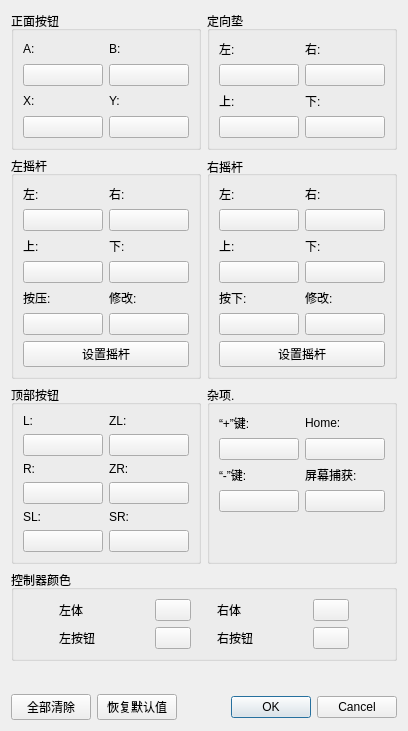
<?xml version="1.0" encoding="UTF-8"?>
<ui version="4.0">
 <class>ConfigureInputPlayer</class>
 <widget class="QDialog" name="ConfigureInputPlayer">
  <property name="geometry">
   <rect>
    <x>0</x>
    <y>0</y>
    <width>408</width>
    <height>731</height>
   </rect>
  </property>
  <property name="windowTitle">
   <string>配置输入</string>
  </property>
  <layout class="QVBoxLayout" name="verticalLayout_5">
   <item>
    <layout class="QGridLayout" name="buttons">
     <item row="1" column="1">
      <widget class="QGroupBox" name="RStick">
       <property name="title">
        <string>右摇杆</string>
       </property>
       <property name="alignment">
        <set>Qt::AlignLeading|Qt::AlignLeft|Qt::AlignVCenter</set>
       </property>
       <property name="flat">
        <bool>false</bool>
       </property>
       <property name="checkable">
        <bool>false</bool>
       </property>
       <layout class="QGridLayout" name="gridLayout_5">
        <item row="1" column="1">
         <layout class="QVBoxLayout" name="buttonRStickDownVerticalLayout">
          <item>
           <layout class="QHBoxLayout" name="buttonRStickDownHorizontalLayout">
            <item>
             <widget class="QLabel" name="labelRStickDown">
              <property name="text">
               <string>下:</string>
              </property>
             </widget>
            </item>
           </layout>
          </item>
          <item>
           <widget class="QPushButton" name="buttonRStickDown">
            <property name="text">
             <string/>
            </property>
           </widget>
          </item>
         </layout>
        </item>
        <item row="0" column="1">
         <layout class="QVBoxLayout" name="buttonRStickRightVerticalLayout">
          <item>
           <layout class="QHBoxLayout" name="buttonRStickRightHorizontalLayout">
            <item>
             <widget class="QLabel" name="labelRStickRight">
              <property name="text">
               <string>右:</string>
              </property>
             </widget>
            </item>
           </layout>
          </item>
          <item>
           <widget class="QPushButton" name="buttonRStickRight">
            <property name="text">
             <string/>
            </property>
           </widget>
          </item>
         </layout>
        </item>
        <item row="3" column="0" colspan="2">
         <widget class="QPushButton" name="buttonRStickAnalog">
          <property name="text">
           <string>设置摇杆</string>
          </property>
         </widget>
        </item>
        <item row="0" column="0">
         <layout class="QVBoxLayout" name="buttonRStickLeftVerticalLayout">
          <item>
           <layout class="QHBoxLayout" name="buttonRStickLeftHorizontalLayout">
            <item>
             <widget class="QLabel" name="labelRStickLeft">
              <property name="text">
               <string>左:</string>
              </property>
             </widget>
            </item>
           </layout>
          </item>
          <item>
           <widget class="QPushButton" name="buttonRStickLeft">
            <property name="text">
             <string/>
            </property>
           </widget>
          </item>
         </layout>
        </item>
        <item row="1" column="0">
         <layout class="QVBoxLayout" name="buttonRStickUpVerticalLayout">
          <item>
           <layout class="QHBoxLayout" name="buttonRStickUpHorizontalLayout">
            <item>
             <widget class="QLabel" name="labelRStickUp">
              <property name="text">
               <string>上:</string>
              </property>
             </widget>
            </item>
           </layout>
          </item>
          <item>
           <widget class="QPushButton" name="buttonRStickUp">
            <property name="text">
             <string/>
            </property>
           </widget>
          </item>
         </layout>
        </item>
        <item row="2" column="0">
         <layout class="QVBoxLayout" name="buttonRStickPressedVerticalLayout">
          <item>
           <layout class="QHBoxLayout" name="buttonRStickPressedHorizontalLayout">
            <item>
             <widget class="QLabel" name="labelRStickPressed">
              <property name="text">
               <string>按下:</string>
              </property>
             </widget>
            </item>
           </layout>
          </item>
          <item>
           <widget class="QPushButton" name="buttonRStick">
            <property name="text">
             <string/>
            </property>
           </widget>
          </item>
         </layout>
        </item>
        <item row="2" column="1">
         <layout class="QVBoxLayout" name="buttonRStickModVerticalLayout">
          <item>
           <layout class="QHBoxLayout" name="buttonRStickModHorizontalLayout">
            <item>
             <widget class="QLabel" name="labelRStickMod">
              <property name="text">
               <string>修改:</string>
              </property>
             </widget>
            </item>
           </layout>
          </item>
          <item>
           <widget class="QPushButton" name="buttonRStickMod">
            <property name="text">
             <string/>
            </property>
           </widget>
          </item>
         </layout>
        </item>
       </layout>
      </widget>
     </item>
     <item row="0" column="1">
      <widget class="QGroupBox" name="Dpad">
       <property name="title">
        <string>定向垫</string>
       </property>
       <property name="flat">
        <bool>false</bool>
       </property>
       <property name="checkable">
        <bool>false</bool>
       </property>
       <layout class="QGridLayout" name="gridLayout_2">
        <item row="1" column="0">
         <layout class="QVBoxLayout" name="buttonDpadUpVerticalLayout">
          <item>
           <layout class="QHBoxLayout" name="buttonDpadUpHorizontalLayout">
            <item>
             <widget class="QLabel" name="labelDpadUp">
              <property name="text">
               <string>上:</string>
              </property>
             </widget>
            </item>
           </layout>
          </item>
          <item>
           <widget class="QPushButton" name="buttonDpadUp">
            <property name="text">
             <string/>
            </property>
           </widget>
          </item>
         </layout>
        </item>
        <item row="1" column="1">
         <layout class="QVBoxLayout" name="buttonDpadDownVerticalLayout">
          <item>
           <layout class="QHBoxLayout" name="buttonDpadDownHorizontalLayout">
            <item>
             <widget class="QLabel" name="labelDpadDown">
              <property name="text">
               <string>下:</string>
              </property>
             </widget>
            </item>
           </layout>
          </item>
          <item>
           <widget class="QPushButton" name="buttonDpadDown">
            <property name="text">
             <string/>
            </property>
           </widget>
          </item>
         </layout>
        </item>
        <item row="0" column="0">
         <layout class="QVBoxLayout" name="buttonDpadLeftVerticalLayout">
          <item>
           <layout class="QHBoxLayout" name="buttonDpadLeftHorizontalLayout">
            <item>
             <widget class="QLabel" name="labelDpadLeft">
              <property name="minimumSize">
               <size>
                <width>80</width>
                <height>0</height>
               </size>
              </property>
              <property name="text">
               <string>左:</string>
              </property>
             </widget>
            </item>
           </layout>
          </item>
          <item>
           <widget class="QPushButton" name="buttonDpadLeft">
            <property name="text">
             <string/>
            </property>
           </widget>
          </item>
         </layout>
        </item>
        <item row="0" column="1">
         <layout class="QVBoxLayout" name="buttonDpadRightVerticalLayout">
          <item>
           <layout class="QHBoxLayout" name="buttonDpadRightHorizontalLayout">
            <item>
             <widget class="QLabel" name="labelDpadRight">
              <property name="minimumSize">
               <size>
                <width>80</width>
                <height>0</height>
               </size>
              </property>
              <property name="text">
               <string>右:</string>
              </property>
             </widget>
            </item>
           </layout>
          </item>
          <item>
           <widget class="QPushButton" name="buttonDpadRight">
            <property name="text">
             <string/>
            </property>
           </widget>
          </item>
         </layout>
        </item>
       </layout>
      </widget>
     </item>
     <item row="0" column="0">
      <widget class="QGroupBox" name="faceButtons">
       <property name="title">
        <string>正面按钮</string>
       </property>
       <property name="flat">
        <bool>false</bool>
       </property>
       <property name="checkable">
        <bool>false</bool>
       </property>
       <layout class="QGridLayout" name="gridLayout">
        <item row="0" column="0">
         <layout class="QVBoxLayout" name="buttonFaceButtonsAVerticalLayout">
          <item>
           <layout class="QHBoxLayout" name="buttonFaceButtonsAHorizontalLayout">
            <item>
             <widget class="QLabel" name="labelA">
              <property name="minimumSize">
               <size>
                <width>80</width>
                <height>0</height>
               </size>
              </property>
              <property name="text">
               <string>A:</string>
              </property>
             </widget>
            </item>
           </layout>
          </item>
          <item>
           <widget class="QPushButton" name="buttonA">
            <property name="text">
             <string/>
            </property>
           </widget>
          </item>
         </layout>
        </item>
        <item row="0" column="1">
         <layout class="QVBoxLayout" name="buttonFaceButtonsBVerticalLayout">
          <item>
           <layout class="QHBoxLayout" name="buttonFaceButtonsBHorizontalLayout">
            <item>
             <widget class="QLabel" name="labelB">
              <property name="minimumSize">
               <size>
                <width>80</width>
                <height>0</height>
               </size>
              </property>
              <property name="text">
               <string>B:</string>
              </property>
             </widget>
            </item>
           </layout>
          </item>
          <item>
           <widget class="QPushButton" name="buttonB">
            <property name="text">
             <string/>
            </property>
           </widget>
          </item>
         </layout>
        </item>
        <item row="1" column="0">
         <layout class="QVBoxLayout" name="buttonFaceButtonsXVerticalLayout">
          <item>
           <layout class="QHBoxLayout" name="buttonFaceButtonsXHorizontalLayout">
            <item>
             <widget class="QLabel" name="labelX">
              <property name="text">
               <string>X:</string>
              </property>
             </widget>
            </item>
           </layout>
          </item>
          <item>
           <widget class="QPushButton" name="buttonX">
            <property name="text">
             <string/>
            </property>
           </widget>
          </item>
         </layout>
        </item>
        <item row="1" column="1">
         <layout class="QVBoxLayout" name="buttonFaceButtonsYVerticalLayout">
          <item>
           <layout class="QHBoxLayout" name="buttonFaceButtonsYHorizontalLayout">
            <item>
             <widget class="QLabel" name="labelY">
              <property name="text">
               <string>Y:</string>
              </property>
             </widget>
            </item>
           </layout>
          </item>
          <item>
           <widget class="QPushButton" name="buttonY">
            <property name="text">
             <string/>
            </property>
           </widget>
          </item>
         </layout>
        </item>
       </layout>
      </widget>
     </item>
     <item row="5" column="0" colspan="2">
      <widget class="QGroupBox" name="controller_color">
       <property name="title">
        <string>控制器颜色</string>
       </property>
       <layout class="QGridLayout" name="gridLayout_10" columnstretch="0,0,0,0,0,0,0">
        <item row="0" column="0">
         <spacer name="horizontalSpacer_2">
          <property name="orientation">
           <enum>Qt::Horizontal</enum>
          </property>
          <property name="sizeHint" stdset="0">
           <size>
            <width>40</width>
            <height>20</height>
           </size>
          </property>
         </spacer>
        </item>
        <item row="0" column="1">
         <widget class="QLabel" name="left_body_label">
          <property name="text">
           <string>左体</string>
          </property>
         </widget>
        </item>
        <item row="0" column="6">
         <spacer name="horizontalSpacer_3">
          <property name="orientation">
           <enum>Qt::Horizontal</enum>
          </property>
          <property name="sizeHint" stdset="0">
           <size>
            <width>40</width>
            <height>20</height>
           </size>
          </property>
         </spacer>
        </item>
        <item row="1" column="1">
         <widget class="QLabel" name="left_buttons_label">
          <property name="minimumSize">
           <size>
            <width>90</width>
            <height>0</height>
           </size>
          </property>
          <property name="text">
           <string>左按钮</string>
          </property>
         </widget>
        </item>
        <item row="1" column="5">
         <widget class="QPushButton" name="right_buttons_button">
          <property name="sizePolicy">
           <sizepolicy hsizetype="Fixed" vsizetype="Fixed">
            <horstretch>0</horstretch>
            <verstretch>0</verstretch>
           </sizepolicy>
          </property>
          <property name="minimumSize">
           <size>
            <width>32</width>
            <height>0</height>
           </size>
          </property>
          <property name="maximumSize">
           <size>
            <width>40</width>
            <height>16777215</height>
           </size>
          </property>
          <property name="text">
           <string/>
          </property>
         </widget>
        </item>
        <item row="0" column="4">
         <widget class="QLabel" name="right_body_label">
          <property name="text">
           <string>右体</string>
          </property>
         </widget>
        </item>
        <item row="1" column="4">
         <widget class="QLabel" name="right_buttons_label">
          <property name="minimumSize">
           <size>
            <width>90</width>
            <height>0</height>
           </size>
          </property>
          <property name="text">
           <string>右按钮</string>
          </property>
         </widget>
        </item>
        <item row="1" column="2">
         <widget class="QPushButton" name="left_buttons_button">
          <property name="sizePolicy">
           <sizepolicy hsizetype="Fixed" vsizetype="Fixed">
            <horstretch>0</horstretch>
            <verstretch>0</verstretch>
           </sizepolicy>
          </property>
          <property name="minimumSize">
           <size>
            <width>32</width>
            <height>0</height>
           </size>
          </property>
          <property name="maximumSize">
           <size>
            <width>40</width>
            <height>16777215</height>
           </size>
          </property>
          <property name="text">
           <string/>
          </property>
         </widget>
        </item>
        <item row="0" column="2">
         <widget class="QPushButton" name="left_body_button">
          <property name="sizePolicy">
           <sizepolicy hsizetype="Fixed" vsizetype="Fixed">
            <horstretch>0</horstretch>
            <verstretch>0</verstretch>
           </sizepolicy>
          </property>
          <property name="minimumSize">
           <size>
            <width>32</width>
            <height>0</height>
           </size>
          </property>
          <property name="maximumSize">
           <size>
            <width>40</width>
            <height>16777215</height>
           </size>
          </property>
          <property name="text">
           <string/>
          </property>
         </widget>
        </item>
        <item row="0" column="5">
         <widget class="QPushButton" name="right_body_button">
          <property name="sizePolicy">
           <sizepolicy hsizetype="Fixed" vsizetype="Fixed">
            <horstretch>0</horstretch>
            <verstretch>0</verstretch>
           </sizepolicy>
          </property>
          <property name="minimumSize">
           <size>
            <width>32</width>
            <height>0</height>
           </size>
          </property>
          <property name="maximumSize">
           <size>
            <width>40</width>
            <height>16777215</height>
           </size>
          </property>
          <property name="text">
           <string/>
          </property>
         </widget>
        </item>
        <item row="0" column="3">
         <spacer name="horizontalSpacer_4">
          <property name="orientation">
           <enum>Qt::Horizontal</enum>
          </property>
          <property name="sizeType">
           <enum>QSizePolicy::Fixed</enum>
          </property>
          <property name="sizeHint" stdset="0">
           <size>
            <width>20</width>
            <height>20</height>
           </size>
          </property>
         </spacer>
        </item>
       </layout>
      </widget>
     </item>
     <item row="1" column="0">
      <widget class="QGroupBox" name="LStick">
       <property name="title">
        <string>左摇杆</string>
       </property>
       <property name="flat">
        <bool>false</bool>
       </property>
       <property name="checkable">
        <bool>false</bool>
       </property>
       <layout class="QGridLayout" name="gridLayout_4">
        <item row="1" column="1">
         <layout class="QVBoxLayout" name="buttonLStickUpVerticalLayout">
          <item>
           <layout class="QHBoxLayout" name="buttonLStickUpHorizontalLayout">
            <item>
             <widget class="QLabel" name="labelLStickUp">
              <property name="text">
               <string>上:</string>
              </property>
             </widget>
            </item>
           </layout>
          </item>
          <item>
           <widget class="QPushButton" name="buttonLStickUp">
            <property name="text">
             <string/>
            </property>
           </widget>
          </item>
         </layout>
        </item>
        <item row="0" column="2">
         <layout class="QVBoxLayout" name="buttonLStickRightVerticalLayout">
          <item>
           <layout class="QHBoxLayout" name="buttonLStickRightHorizontalLayout">
            <item>
             <widget class="QLabel" name="labelLStickRight">
              <property name="text">
               <string>右:</string>
              </property>
             </widget>
            </item>
           </layout>
          </item>
          <item>
           <widget class="QPushButton" name="buttonLStickRight">
            <property name="text">
             <string/>
            </property>
           </widget>
          </item>
         </layout>
        </item>
        <item row="4" column="1" colspan="2">
         <widget class="QPushButton" name="buttonLStickAnalog">
          <property name="text">
           <string>设置摇杆</string>
          </property>
         </widget>
        </item>
        <item row="0" column="1">
         <layout class="QVBoxLayout" name="buttonLStickLeftVerticalLayout">
          <item>
           <layout class="QHBoxLayout" name="buttonLStickLeftHorizontalLayout_2">
            <item>
             <widget class="QLabel" name="labelLStickLeft">
              <property name="text">
               <string>左:</string>
              </property>
             </widget>
            </item>
           </layout>
          </item>
          <item>
           <widget class="QPushButton" name="buttonLStickLeft">
            <property name="text">
             <string/>
            </property>
           </widget>
          </item>
         </layout>
        </item>
        <item row="1" column="2">
         <layout class="QVBoxLayout" name="buttonLStickDownVerticalLayout">
          <item>
           <layout class="QHBoxLayout" name="buttonLStickDownHorizontalLayout">
            <item>
             <widget class="QLabel" name="labelLStickDown">
              <property name="text">
               <string>下:</string>
              </property>
             </widget>
            </item>
           </layout>
          </item>
          <item>
           <widget class="QPushButton" name="buttonLStickDown">
            <property name="text">
             <string/>
            </property>
           </widget>
          </item>
         </layout>
        </item>
        <item row="3" column="2">
         <layout class="QVBoxLayout" name="buttonLStickModVerticalLayout">
          <item>
           <layout class="QHBoxLayout" name="buttonLStickModHorizontalLayout">
            <item>
             <widget class="QLabel" name="labelLStickMod">
              <property name="text">
               <string>修改:</string>
              </property>
             </widget>
            </item>
           </layout>
          </item>
          <item>
           <widget class="QPushButton" name="buttonLStickMod">
            <property name="text">
             <string/>
            </property>
           </widget>
          </item>
         </layout>
        </item>
        <item row="3" column="1">
         <layout class="QVBoxLayout" name="buttonLStickPressedVerticalLayout" stretch="0,0">
          <item>
           <layout class="QHBoxLayout" name="buttonLStickPressedHorizontalLayout">
            <item>
             <widget class="QLabel" name="labelLStickPressed">
              <property name="text">
               <string>按压:</string>
              </property>
             </widget>
            </item>
           </layout>
          </item>
          <item>
           <widget class="QPushButton" name="buttonLStick">
            <property name="text">
             <string/>
            </property>
           </widget>
          </item>
         </layout>
        </item>
       </layout>
      </widget>
     </item>
     <item row="3" column="0">
      <widget class="QGroupBox" name="shoulderButtons">
       <property name="title">
        <string>顶部按钮</string>
       </property>
       <property name="flat">
        <bool>false</bool>
       </property>
       <property name="checkable">
        <bool>false</bool>
       </property>
       <layout class="QGridLayout" name="gridLayout_3">
        <item row="3" column="0">
         <layout class="QVBoxLayout" name="buttonShoulderButtonsSLVerticalLayout">
          <item>
           <layout class="QHBoxLayout" name="buttonShoulderButtonsSLHorizontalLayout">
            <item>
             <widget class="QLabel" name="labelSL">
              <property name="text">
               <string>SL:</string>
              </property>
             </widget>
            </item>
           </layout>
          </item>
          <item>
           <widget class="QPushButton" name="buttonSL">
            <property name="text">
             <string/>
            </property>
           </widget>
          </item>
         </layout>
        </item>
        <item row="2" column="1">
         <layout class="QVBoxLayout" name="buttonShoulderButtonsZRVerticalLayout">
          <item>
           <layout class="QHBoxLayout" name="buttonShoulderButtonsZRHorizontalLayout">
            <item>
             <widget class="QLabel" name="labelZR">
              <property name="text">
               <string>ZR:</string>
              </property>
             </widget>
            </item>
           </layout>
          </item>
          <item>
           <widget class="QPushButton" name="buttonZR">
            <property name="text">
             <string/>
            </property>
           </widget>
          </item>
         </layout>
        </item>
        <item row="3" column="1">
         <layout class="QVBoxLayout" name="buttonShoulderButtonsSRVerticalLayout">
          <item>
           <layout class="QHBoxLayout" name="buttonShoulderButtonsSRHorizontalLayout">
            <item>
             <widget class="QLabel" name="labelSR">
              <property name="text">
               <string>SR:</string>
              </property>
             </widget>
            </item>
           </layout>
          </item>
          <item>
           <widget class="QPushButton" name="buttonSR">
            <property name="text">
             <string/>
            </property>
           </widget>
          </item>
         </layout>
        </item>
        <item row="0" column="1">
         <layout class="QVBoxLayout" name="buttonShoulderButtonsZLVerticalLayout">
          <item>
           <layout class="QHBoxLayout" name="buttonShoulderButtonsZLHorizontalLayout">
            <item>
             <widget class="QLabel" name="labelZL">
              <property name="text">
               <string>ZL:</string>
              </property>
             </widget>
            </item>
           </layout>
          </item>
          <item>
           <widget class="QPushButton" name="buttonZL">
            <property name="text">
             <string/>
            </property>
           </widget>
          </item>
         </layout>
        </item>
        <item row="0" column="0">
         <layout class="QVBoxLayout" name="buttonShoulderButtonsLVerticalLayout">
          <item>
           <layout class="QHBoxLayout" name="buttonShoulderButtonsLHorizontalLayout">
            <item>
             <widget class="QLabel" name="labelL">
              <property name="text">
               <string>L:</string>
              </property>
             </widget>
            </item>
           </layout>
          </item>
          <item>
           <widget class="QPushButton" name="buttonL">
            <property name="text">
             <string/>
            </property>
           </widget>
          </item>
         </layout>
        </item>
        <item row="2" column="0">
         <layout class="QVBoxLayout" name="buttonShoulderButtonsRVerticalLayout">
          <item>
           <layout class="QHBoxLayout" name="buttonShoulderButtonsRHorizontalLayout">
            <item>
             <widget class="QLabel" name="labelR">
              <property name="text">
               <string>R:</string>
              </property>
             </widget>
            </item>
           </layout>
          </item>
          <item>
           <widget class="QPushButton" name="buttonR">
            <property name="text">
             <string/>
            </property>
           </widget>
          </item>
         </layout>
        </item>
       </layout>
      </widget>
     </item>
     <item row="3" column="1">
      <widget class="QGroupBox" name="misc">
       <property name="title">
        <string>杂项.</string>
       </property>
       <property name="flat">
        <bool>false</bool>
       </property>
       <property name="checkable">
        <bool>false</bool>
       </property>
       <layout class="QGridLayout" name="gridLayout_6">
        <item row="1" column="0">
         <layout class="QVBoxLayout" name="buttonMiscMinusVerticalLayout">
          <item>
           <layout class="QHBoxLayout" name="buttonMiscMinusHorizontalLayout">
            <item>
             <widget class="QLabel" name="labelMinus">
              <property name="text">
               <string>“-”键:</string>
              </property>
             </widget>
            </item>
           </layout>
          </item>
          <item>
           <widget class="QPushButton" name="buttonMinus">
            <property name="text">
             <string/>
            </property>
           </widget>
          </item>
         </layout>
        </item>
        <item row="3" column="1">
         <spacer name="verticalSpacer_2">
          <property name="orientation">
           <enum>Qt::Vertical</enum>
          </property>
          <property name="sizeHint" stdset="0">
           <size>
            <width>20</width>
            <height>40</height>
           </size>
          </property>
         </spacer>
        </item>
        <item row="0" column="0">
         <layout class="QVBoxLayout" name="buttonMiscPlusVerticalLayout">
          <item>
           <layout class="QHBoxLayout" name="buttonMiscPlusHorizontalLayout">
            <item>
             <widget class="QLabel" name="labelPlus">
              <property name="text">
               <string>“+”键:</string>
              </property>
             </widget>
            </item>
           </layout>
          </item>
          <item>
           <widget class="QPushButton" name="buttonPlus">
            <property name="text">
             <string/>
            </property>
           </widget>
          </item>
         </layout>
        </item>
        <item row="0" column="1">
         <layout class="QVBoxLayout" name="buttonMiscHomeVerticalLayout">
          <item>
           <layout class="QHBoxLayout" name="buttonMiscHomeHorizontalLayout">
            <item>
             <widget class="QLabel" name="labelHome">
              <property name="text">
               <string>Home:</string>
              </property>
             </widget>
            </item>
           </layout>
          </item>
          <item>
           <widget class="QPushButton" name="buttonHome">
            <property name="text">
             <string/>
            </property>
           </widget>
          </item>
         </layout>
        </item>
        <item row="1" column="1">
         <layout class="QVBoxLayout" name="buttonMiscScrCapVerticalLayout">
          <item>
           <layout class="QHBoxLayout" name="buttonMiscScrCapHorizontalLayout">
            <item>
             <widget class="QLabel" name="labelScreenshot">
              <property name="text">
               <string>屏幕捕获:</string>
              </property>
              <property name="wordWrap">
               <bool>false</bool>
              </property>
             </widget>
            </item>
           </layout>
          </item>
          <item>
           <widget class="QPushButton" name="buttonScreenshot">
            <property name="sizePolicy">
             <sizepolicy hsizetype="Fixed" vsizetype="Fixed">
              <horstretch>0</horstretch>
              <verstretch>0</verstretch>
             </sizepolicy>
            </property>
            <property name="maximumSize">
             <size>
              <width>80</width>
              <height>16777215</height>
             </size>
            </property>
            <property name="text">
             <string/>
            </property>
           </widget>
          </item>
         </layout>
        </item>
       </layout>
      </widget>
     </item>
    </layout>
   </item>
   <item>
    <spacer name="verticalSpacer">
     <property name="orientation">
      <enum>Qt::Vertical</enum>
     </property>
     <property name="sizeHint" stdset="0">
      <size>
       <width>20</width>
       <height>40</height>
      </size>
     </property>
    </spacer>
   </item>
   <item>
    <layout class="QHBoxLayout" name="horizontalLayout"/>
   </item>
   <item>
    <layout class="QHBoxLayout" name="horizontalLayout_2">
     <item>
      <widget class="QPushButton" name="buttonClearAll">
       <property name="sizePolicy">
        <sizepolicy hsizetype="Minimum" vsizetype="Fixed">
         <horstretch>0</horstretch>
         <verstretch>0</verstretch>
        </sizepolicy>
       </property>
       <property name="sizeIncrement">
        <size>
         <width>0</width>
         <height>0</height>
        </size>
       </property>
       <property name="baseSize">
        <size>
         <width>0</width>
         <height>0</height>
        </size>
       </property>
       <property name="layoutDirection">
        <enum>Qt::LeftToRight</enum>
       </property>
       <property name="text">
        <string>全部清除</string>
       </property>
      </widget>
     </item>
     <item>
      <widget class="QPushButton" name="buttonRestoreDefaults">
       <property name="sizePolicy">
        <sizepolicy hsizetype="Minimum" vsizetype="Fixed">
         <horstretch>0</horstretch>
         <verstretch>0</verstretch>
        </sizepolicy>
       </property>
       <property name="sizeIncrement">
        <size>
         <width>0</width>
         <height>0</height>
        </size>
       </property>
       <property name="baseSize">
        <size>
         <width>0</width>
         <height>0</height>
        </size>
       </property>
       <property name="layoutDirection">
        <enum>Qt::LeftToRight</enum>
       </property>
       <property name="text">
        <string>恢复默认值</string>
       </property>
      </widget>
     </item>
     <item>
      <spacer name="horizontalSpacer">
       <property name="orientation">
        <enum>Qt::Horizontal</enum>
       </property>
       <property name="sizeHint" stdset="0">
        <size>
         <width>40</width>
         <height>20</height>
        </size>
       </property>
      </spacer>
     </item>
     <item>
      <widget class="QDialogButtonBox" name="buttonBox">
       <property name="standardButtons">
        <set>QDialogButtonBox::Cancel|QDialogButtonBox::Ok</set>
       </property>
      </widget>
     </item>
    </layout>
   </item>
  </layout>
 </widget>
 <resources/>
 <connections>
  <connection>
   <sender>buttonBox</sender>
   <signal>accepted()</signal>
   <receiver>ConfigureInputPlayer</receiver>
   <slot>accept()</slot>
   <hints>
    <hint type="sourcelabel">
     <x>371</x>
     <y>730</y>
    </hint>
    <hint type="destinationlabel">
     <x>229</x>
     <y>375</y>
    </hint>
   </hints>
  </connection>
  <connection>
   <sender>buttonBox</sender>
   <signal>rejected()</signal>
   <receiver>ConfigureInputPlayer</receiver>
   <slot>reject()</slot>
   <hints>
    <hint type="sourcelabel">
     <x>371</x>
     <y>730</y>
    </hint>
    <hint type="destinationlabel">
     <x>229</x>
     <y>375</y>
    </hint>
   </hints>
  </connection>
 </connections>
</ui>
